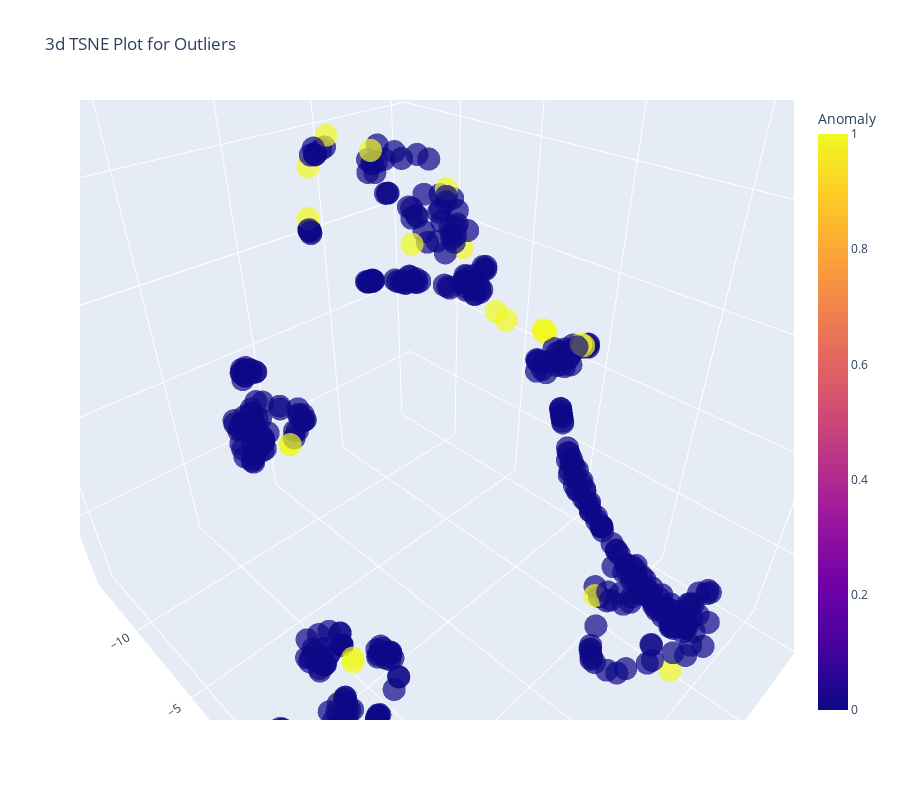

Source (notebook cell):
### Code cell
plot_model(total_models[2], plot='tsne')

### Figure 1 — Plotly figure (JSON) as saved in the notebook; plotly's stock layout.template omitted (floating-point values rounded to 4 significant figures; data arrays with more than 128 entries replaced by an {"elided": "..."} marker saying what was removed)
{"data": [{"customdata": {"elided": "434x1 int values"}, "hovertemplate": "0=%{x}<br>1=%{y}<br>2=%{z}<br>Feature=%{customdata[0]}<br>Anomaly=%{marker.color}<extra></extra>", "legendgroup": "", "marker": {"color": {"elided": "434 int values"}, "coloraxis": "coloraxis", "opacity": 0.7, "symbol": "circle"}, "mode": "markers", "name": "", "scene": "scene", "showlegend": false, "type": "scatter3d", "x": {"elided": "434 float values"}, "y": {"elided": "434 float values"}, "z": {"elided": "434 float values"}}], "layout": {"coloraxis": {"colorbar": {"title": {"text": "Anomaly"}}, "colorscale": [[0, "#0d0887"], [0.1111, "#46039f"], [0.2222, "#7201a8"], [0.3333, "#9c179e"], [0.4444, "#bd3786"], [0.5556, "#d8576b"], [0.6667, "#ed7953"], [0.7778, "#fb9f3a"], [0.8889, "#fdca26"], [1, "#f0f921"]]}, "height": 800, "legend": {"tracegroupgap": 0}, "scene": {"aspectmode": "auto", "aspectratio": {"x": 0.9045, "y": 1.107, "z": 0.9983}, "camera": {"center": {"x": 0, "y": 0, "z": 0}, "eye": {"x": 0.7076, "y": 0.7076, "z": 0.7076}, "projection": {"type": "perspective"}, "up": {"x": 0, "y": 0, "z": 1}}, "domain": {"x": [0, 1], "y": [0, 1]}, "xaxis": {"title": {"text": "0"}, "type": "linear"}, "yaxis": {"title": {"text": "1"}, "type": "linear"}, "zaxis": {"title": {"text": "2"}, "type": "linear"}}, "title": {"text": "3d TSNE Plot for Outliers"}, "width": 900}}
